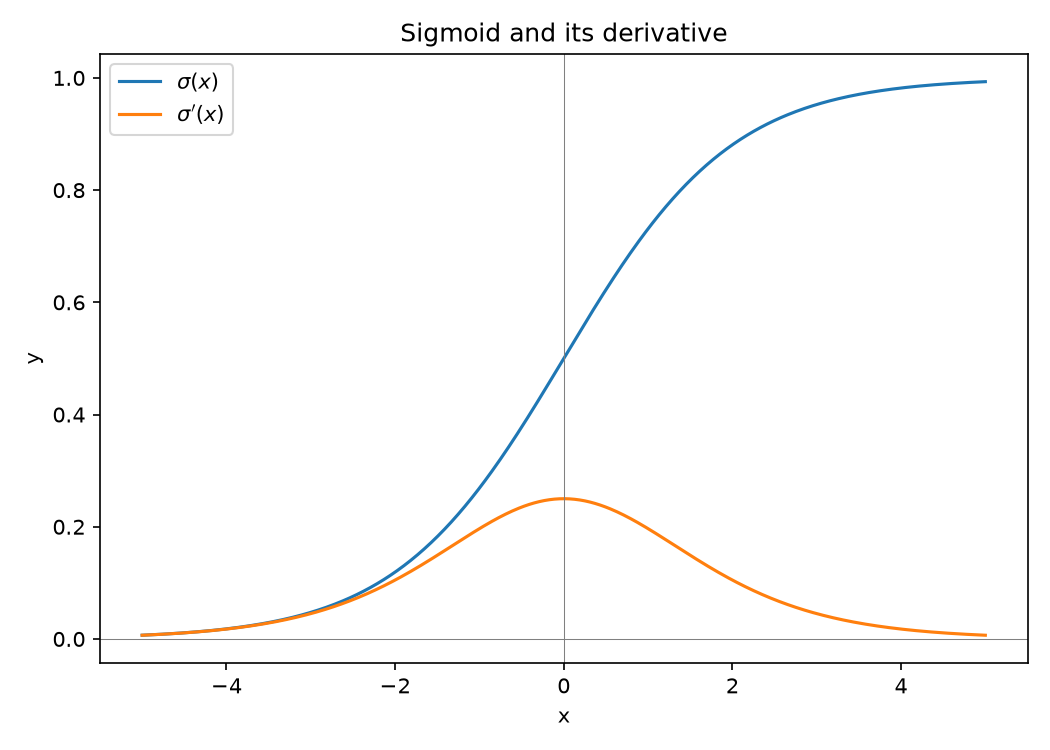

Python code for this plot:
"""
C1. Sigmoid function and its derivative.

sigma(x)  = 1 / (1 + exp(-x))
sigma'(x) = sigma(x) * (1 - sigma(x))   <- this identity is worth memorizing,
                                            it's why sigmoid is so convenient in ML
"""
import numpy as np
import matplotlib.pyplot as plt


def sigmoid(x):
    return 1 / (1 + np.exp(-x))


def sigmoid_derivative(x):
    s = sigmoid(x)
    return s * (1 - s)


x = np.linspace(-5, 5, 500)

plt.figure(figsize=(7, 5))
plt.plot(x, sigmoid(x), label=r"$\sigma(x)$")
plt.plot(x, sigmoid_derivative(x), label=r"$\sigma'(x)$")
plt.axhline(0, color="gray", linewidth=0.5)
plt.axvline(0, color="gray", linewidth=0.5)
plt.xlabel("x")
plt.ylabel("y")
plt.title("Sigmoid and its derivative")
plt.legend()
plt.tight_layout()
plt.savefig("c1_sigmoid.png", dpi=150)
plt.show()
